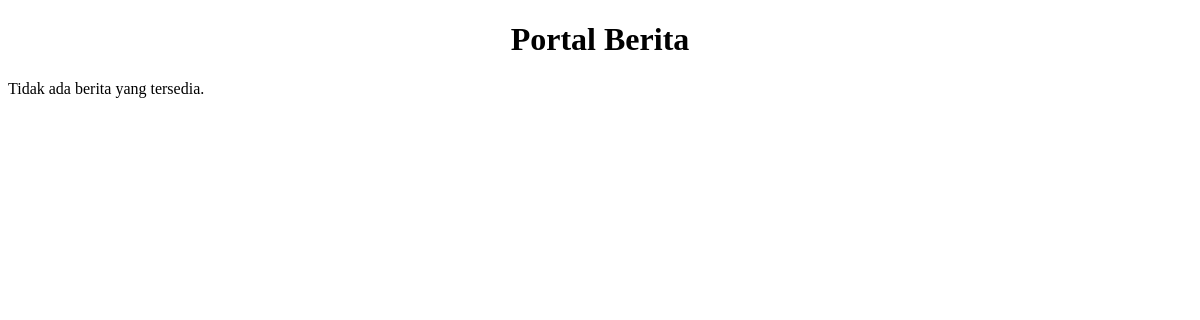
/, run on an earlier commit of the app's database.
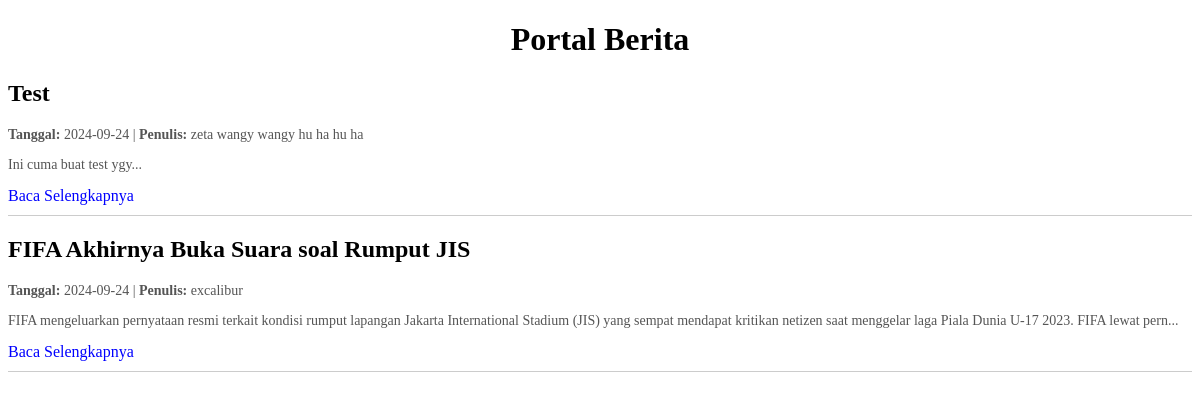
And on a later commit of the database.
### tables this page shows
CREATE TABLE IF NOT EXISTS `tb_berita` (
  `id` int NOT NULL AUTO_INCREMENT,
  `judul` varchar(255) NOT NULL,
  `isi` text NOT NULL,
  `tanggal` date NOT NULL,
  `author` varchar(100) NOT NULL,
  PRIMARY KEY (`id`)
);

### index.php (the view, shortened to what this page needs)
<?php
include 'koneksi.php';
$sql = "SELECT id, judul, isi, tanggal, author FROM tb_berita ORDER BY tanggal DESC";
$result = $conn->query($sql);
?>
<!DOCTYPE html>
<html lang="en">
<head>
    <link rel="stylesheet" href="css/style-index.css">
</head>
<body>
    <h1>Portal Berita</h1>
    <?php
    if ($result->num_rows > 0) {
        while ($row = $result->fetch_assoc()) {
            $previewIsi = substr($row['isi'], 0, 200) . '...';
            echo "<div class='news-preview'>";
            echo "<h2><a href='news_detail.php?id=" . $row['id'] . "'>" . $row['judul'] . "</a></h2>";
            echo "<p><strong>Tanggal: </strong>" . $row['tanggal'] . " | <strong>Penulis: </strong>" . $row['author'] . "</p>";
            echo "<p>" . $previewIsi . "</p>";
            echo "<a class='read-more' href='detail-berita.php?id=" . $row['id'] . "'>Baca Selengkapnya</a>";
            echo "</div>";
        }
    } else {
        echo "<p>Tidak ada berita yang tersedia.</p>";
    }
    ?>
</body>
</html>

What changed in the data, as far as the page shows it:
added tb_berita: judul "Test", tanggal "2024-09-24", author "zeta wangy wangy hu ha hu ha", isi "Ini cuma buat test ygy..."
added tb_berita: judul "FIFA Akhirnya Buka Suara soal Rumput JIS", tanggal "2024-09-24", author "excalibur", isi "FIFA mengeluarkan pernyataan resmi terkait kondisi rumput lapangan Jakarta International Stadium (JIS) yang sempat mendapat kritikan netizen saat menggelar laga Piala Dunia U-17 2023. FIFA lewat pern..."
Also different on the page:
text no longer shown: "Tidak ada berita yang tersedia."
